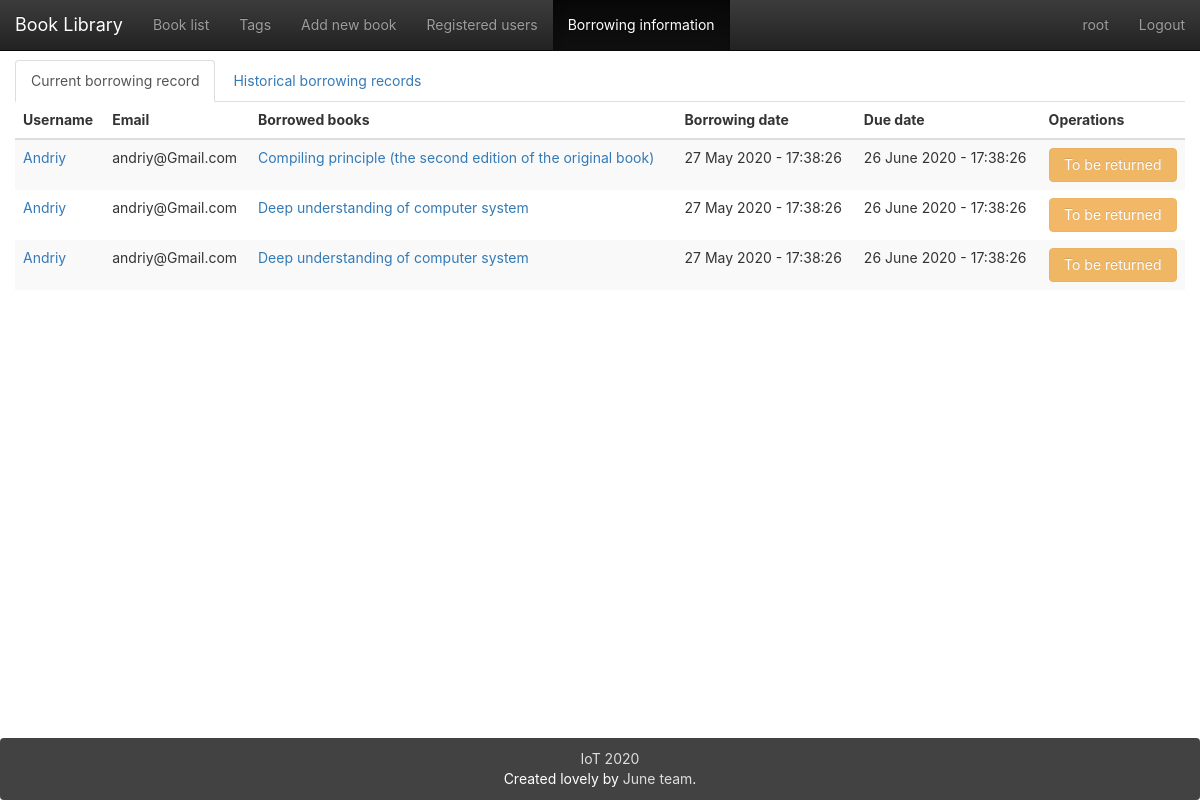
Page /logs_info/ (signed in) on the committed database.
### app/models.py (models this page shows, shortened)
class User(UserMixin, db.Model):
    __tablename__ = 'users'
    id = db.Column(db.Integer, primary_key=True)
    email = db.Column(db.String(64), unique=True)
    name = db.Column(db.String(64))
    password_hash = db.deferred(db.Column(db.String(128)))
    major = db.Column(db.String(128))
    role_id = db.Column(db.Integer, db.ForeignKey('roles.id'))
    headline = db.Column(db.String(32), nullable=True)
    about_me = db.deferred(db.Column(db.Text, nullable=True))
    about_me_html = db.deferred(db.Column(db.Text, nullable=True))
    avatar = db.Column(db.String(128))
    category = db.Column(db.Integer)
    member_since = db.Column(db.DateTime(), default=datetime.utcnow)
    balance = db.Column(db.Float())
    transactions = db.relationship('Transaction',
                           backref=db.backref('user', lazy='joined'),
                           lazy='dynamic',
                           cascade='all, delete-orphan')
    @property
    def password(self):
        raise AttributeError('password is not readable attribute')
    def can(self, permissions):
        return self.role is not None and \
               (self.role.permissions & permissions) == permissions
    logs = db.relationship('Log',
                           backref=db.backref('user', lazy='joined'),
                           lazy='dynamic',
                           cascade='all, delete-orphan')
    comments = db.relationship('Comment',
                               backref=db.backref('user', lazy='joined'),
                               lazy='dynamic',
                               cascade='all, delete-orphan')

class Log(db.Model):
    __tablename__ = 'logs'
    id = db.Column(db.Integer, primary_key=True)
    user_id = db.Column(db.Integer, db.ForeignKey('users.id'))
    book_id = db.Column(db.Integer, db.ForeignKey('books.id'))
    borrow_timestamp = db.Column(db.DateTime, default=datetime.now())
    return_timestamp = db.Column(db.DateTime, default=datetime.now())
    returned = db.Column(db.Boolean, default=0)
    return_request = db.Column(db.Boolean, default=0)

class Book(db.Model):
    __tablename__ = 'books'
    id = db.Column(db.Integer, primary_key=True)
    isbn = db.Column(db.String(16), unique=True)
    title = db.Column(db.String(128))
    origin_title = db.Column(db.String(128))
    subtitle = db.Column(db.String(128))
    author = db.Column(db.String(128))
    translator = db.Column(db.String(64))
    publisher = db.Column(db.String(64))
    image = db.Column(db.String(128))
    pubdate = db.Column(db.String(32))
    pages = db.Column(db.Integer)
    price = db.Column(db.String(16))
    binding = db.Column(db.String(16))
    numbers = db.Column(db.Integer, default=5)
    summary = db.deferred(db.Column(db.Text, default=""))
    summary_html = db.deferred(db.Column(db.Text))
    catalog = db.deferred(db.Column(db.Text, default=""))
    catalog_html = db.deferred(db.Column(db.Text))
    hidden = db.Column(db.Boolean, default=0)
    transactions = db.relationship('Transaction',
                           backref=db.backref('book', lazy='joined'),
                           lazy='dynamic',
                           cascade='all, delete-orphan')
    logs = db.relationship('Log',
                           backref=db.backref('book', lazy='joined'),
                           lazy='dynamic',
                           cascade='all, delete-orphan')
    comments = db.relationship('Comment', backref='book',
                               lazy='dynamic',
                               cascade='all, delete-orphan')
    @property
    def tags_string(self):
        return ",".join([tag.name for tag in self.tags.all()])

### app/main/log/views.py (the view)
@log.route('/')
@login_required
def index():
    show = request.args.get('show', 0, type=int)
    if show != 0:
        show = 1
    page = request.args.get('page', 1, type=int)
    pagination = Log.query.filter_by(returned=show).order_by(Log.borrow_timestamp.desc()).paginate(page, per_page=10)
    logs = pagination.items
    return render_template("logs_info.html", logs=logs, pagination=pagination, title=u"Borrowing information")

### app/main/__init__.py (called while the page is built)
@lm.user_loader
def load_user(id):
    return User.query.get(int(id))

### app/main/index/views.py (called while the page is built)
@main.app_context_processor
def inject_permissions():
    return dict(Permission=Permission)

### app/main/log/templates/logs_info.html (shortened to what this page needs)
{% extends "base.html" %}
{% from "bootstrap/pagination.html" import render_pagination %}
{% block mycontent %}
    <ul class="nav nav-tabs" role="tablist">
        {% if request.args.get('show',0)!='1' %}
            <li role="presentation" class="active"><a href="#" role="tab">Current borrowing record</a></li>
            <li role="presentation"><a href="{{ url_for('log.index',show=1) }}" role="tab">Historical borrowing records</a></li>
        {% else %}
            <li role="presentation"><a href="{{ url_for('log.index',show=0) }}" role="tab">Current borrowing record</a></li>
            <li role="presentation" class="active"><a href="#" role="tab">Historical borrowing records</a></li>
        {% endif %}
    </ul>
    <div class="tab-content">
        {% if request.args.get('show',0)!='1' %}
            <table class="table table-striped table-hover">
                <thead class="hidden-xs">
                <tr>
                    <th>Username</th>
                    <th>Email</th>
                    <th>Borrowed books</th>
                    <th>Borrowing date</th>
                    <th>Due date</th>
                    {%- if current_user.is_authenticated -%}
                        <th>Operations</th>
                    {%- endif -%}
                </tr>
                </thead>
                <tbody>
                {% for log in logs %}
                    <tr class="animated fadeIn delay-{{ loop.index0 }}">
                        <td><a href="{{ url_for('user.detail' ,user_id=log.user.id) }}">{{ log.user.name }}</a>
                        </td>
                        <td class="hidden-xs">{{ log.user.email }}</td>
                        <td class="hidden-xs"><a
                                href="{{ url_for('book.detail',book_id=log.book.id) }}">{{ log.book.title }}</a></td>
                        <td class="hidden-xs">{{ log.borrow_timestamp.strftime('%d %B %Y - %H:%M:%S') }}</td>
                        <td class="hidden-xs">{{ log.return_timestamp.strftime('%d %B %Y - %H:%M:%S') }}</td>
                        {%- if current_user.is_authenticated -%}
                            <td class="hidden-xs">
                            {% if current_user.id == log.user.id %}
                                {% if log.return_request == false %}
                                    <a class="btn btn-primary btn-block"
                                       href="{{ url_for('log.book_return',log_id=log.id,next=request.path) }}">
                                        Return
                                    </a>
                                {% elif not current_user.can(Permission.APPROVE_REQUEST_RETURN)%}
                                    <a class="btn  btn-secondary  btn-block" disabled="disabled">
                                        Wait
                                    </a>
                                {% else %}
                                     <a class="btn btn-success btn-block"
                                    href="{{ url_for('log.book_approve_return',log_id=log.id,next=request.path, fine=0) }}">Good</a>
                                    <a class="btn btn-danger btn-block"
                                    href="{{ url_for('log.book_approve_return',log_id=log.id,next=request.path, fine=1) }}">Bad</a>
                                {% endif %}
                            {% else %}
                                {% if current_user.can(Permission.APPROVE_REQUEST_RETURN) and log.return_request == true %}
                                    <a class="btn btn-success btn-block"
                                    href="{{ url_for('log.book_approve_return',log_id=log.id,next=request.path) }}">Good</a>
                                    <a class="btn btn-danger btn-block"
                                    href="{{ url_for('log.book_approve_return',log_id=log.id,next=request.path) }}">Bad</a>
                                {% else %}
                                    <button class="btn btn-warning btn-block" disabled>To be returned</button>
                                {% endif %}
                            {% endif %}
                        {%- endif -%}
                        </td>
                    </tr>
                {% endfor %}
                </tbody>
            </table>
        {% endif %}
{% endblock %}

### app/templates/base.html (shortened to what this page needs)
{%- extends "bootstrap/base.html" -%}
{%- from 'bootstrap/utils.html' import flashed_messages,icon -%}
{%- block styles -%}
    <link href="{{ url_for('static',filename='css/bootstrap.min.css') }}" rel="stylesheet">
    <link href="{{ url_for('static',filename='css/bootstrap-theme.min.css') }}" rel="stylesheet">
    <link href="{{ url_for('static',filename='css/main.css') }}" rel="stylesheet">
{%- endblock -%}
{%- block body_attribs %} class="Site"{%- endblock -%}
{%- block navbar -%}
    <nav class="navbar  navbar-inverse navbar-fixed-top">
        <div class="container-fluid">
            <div class="navbar-header">
                <a class="navbar-brand" href="{{ url_for('main.index') }}">Book Library</a>
            </div>
            <div class="collapse navbar-collapse" id="bs-example-navbar-collapse-1">
                <ul class="nav navbar-nav">
                    <li {%- if request.path == url_for('book.index') %} class="active"{%- endif -%} ><a
                            href="{{ url_for('book.index') }}">Book list</a></li>
                    {%- if current_user.is_authenticated -%}
                        <li {%- if request.path == url_for('book.tags') %} class="active"{%- endif -%} ><a
                                href="{{ url_for('book.tags') }}">Tags</a></li>
                        {%- if current_user.can(Permission.ADD_BOOK) -%}
                            <li {%- if request.path == url_for('book.add') %} class="active"{%- endif -%} ><a
                                    href="{{ url_for('book.add') }}">Add new book</a></li>
                        {%- endif -%}
                        <li {%- if request.path == url_for('user.index') %} class="active"{%- endif -%} ><a
                                href="{{ url_for('user.index') }}">Registered users</a></li>
                        <li {%- if request.path == url_for('log.index') %} class="active"{%- endif -%} ><a
                                href="{{ url_for('log.index') }}">Borrowing information</a></li>
                    {%- endif -%}
                </ul>
                <ul class="nav navbar-nav navbar-right">
                    {%- if current_user.is_authenticated -%}
                        <li  >
                            <a href="{{ url_for('user.detail',user_id=current_user.id) }}">{{ current_user.name }}</a>
                        </li>
                        <li><a href="{{ url_for('auth.logout') }}">Logout</a></li>
                    {%- else -%}
                        <li><a href="{{ url_for('auth.login') }}">Login</a></li>
                    {%- endif -%}
                </ul>
            </div>
        </div>
    </nav>
{%- endblock -%}
{%- block content -%}
    <main class="container-fluid Site-content">
        {%- block mycontent -%}{%- endblock -%}
    </main>
    <footer class="panel panel-inverse">
        <div id="site-footer-content">
            <div><a href="https://github.com/falsefox13/Library" target="_blank"><span
                    class="icon icon--github"><svg
                    viewBox="0 0 16 16">
                </svg></span><span class="username"> IoT 2020 </span></a></div>
            <span class="line-wrap">Created lovely by <a href="https://github.com/falsefox13/Library">June team</a>.</span>
        </div>
    </footer>
{%- endblock -%}

### app/static/css/main.css (style rules this page uses)
html, body { height: 100%; width: 100%; margin: 0; padding: 0; }
.Site { display: -webkit-box; display: -moz-box; display: -ms-flexbox; display: -webkit-flex; display: flex; flex-direction: column; }
.Site-content { -webkit-box-flex: 1 0 auto; -moz-box-flex: 1 0 auto; -webkit-flex: 1 0 auto; -ms-flex: 1 0 auto; flex: 1 0 auto; width: 100%; margin-top: 60px; }
.panel.panel-inverse { -webkit-box-flex: none; -moz-box-flex: none; -webkit-flex: none; -ms-flex: none; flex: none; margin-bottom: 0; background-color: #424242; color: white; text-align: center; padding: 1rem; }
.panel.panel-inverse a { color: #ddd; }
.line-wrap { display: inline-block; }
.icon > svg { display: inline-block; width: 16px; height: 16px; vertical-align: middle; }
html, body, main { font-family: -apple-system, "Helvetica Neue", Helvetica, Arial, sans-serif; }
.animated { -webkit-animation-fill-mode: both; -moz-animation-fill-mode: both; -ms-animation-fill-mode: both; -o-animation-fill-mode: both; animation-fill-mode: both; -webkit-animation-duration: 1s; -moz-animation-duration: 1s; -ms-animation-duration: 1s; -o-animation-duration: 1s; animation-duration: 1s; }
.delay-0 { -webkit-animation-delay: .05s; -moz-animation-delay: .05s; -o-animation-delay: .05s; animation-delay: .05s; }
.delay-1 { -webkit-animation-delay: .10s; -moz-animation-delay: .10s; -o-animation-delay: .10s; animation-delay: .10s; }
.delay-2 { -webkit-animation-delay: .15s; -moz-animation-delay: .15s; -o-animation-delay: .15s; animation-delay: .15s; }
.fadeIn { -webkit-animation-name: fadeIn; -moz-animation-name: fadeIn; -o-animation-name: fadeIn; animation-name: fadeIn; }
.table.table-striped { border: none; }
.table.table-striped td { border: none; }

### rows in the picture
User: name "root"
Log: user.name "Andriy", user.email "andriy@Gmail.com", book "Compiling principle (the second edition of the original book)", borrow_timestamp "27 May 2020 - 17:38:26", return_timestamp "26 June 2020 - 17:38:26", return_request "To be returned"
Log: user.name "Andriy", user.email "andriy@Gmail.com", book "Deep understanding of computer system", borrow_timestamp "27 May 2020 - 17:38:26", return_timestamp "26 June 2020 - 17:38:26", return_request "To be returned"
Log: user.name "Andriy", user.email "andriy@Gmail.com", book "Deep understanding of computer system", borrow_timestamp "27 May 2020 - 17:38:26", return_timestamp "26 June 2020 - 17:38:26", return_request "To be returned"
